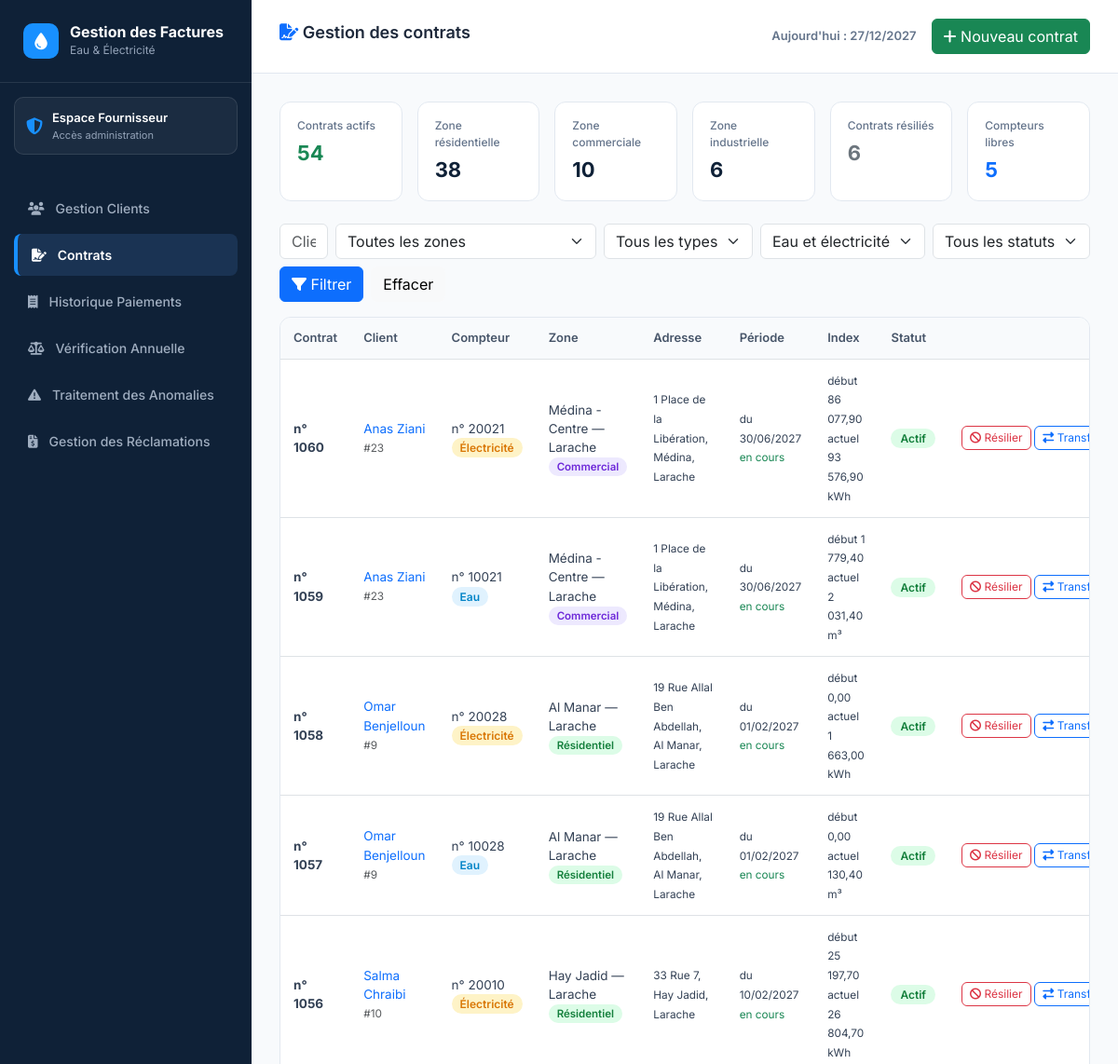
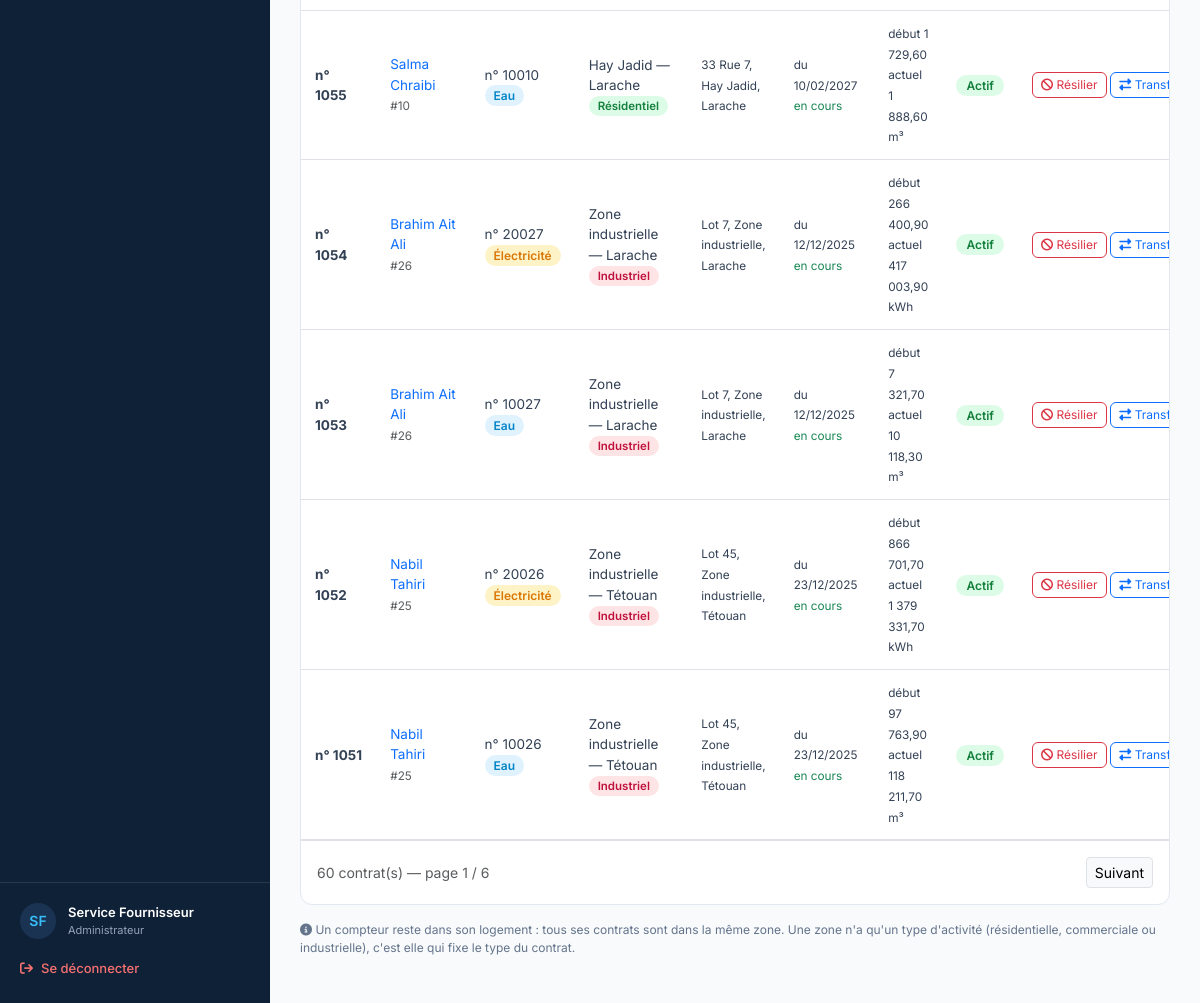
Page /index.php?page=contrats (signed in) on the committed database (2 pictures, top to bottom).
### tables this page shows
CREATE TABLE `contrat` (
  `ID_Contrat` int(11) NOT NULL AUTO_INCREMENT,
  `ID_Client` int(11) NOT NULL,
  `ID_Compteur` int(11) NOT NULL,
  `ID_Quartier` int(11) NOT NULL,
  `Adresse_Branchement` varchar(255) DEFAULT NULL,
  `Date_Debut` date NOT NULL,
  `Date_Fin` date DEFAULT NULL,
  `Index_Debut` decimal(12,2) NOT NULL DEFAULT 0.00,
  `Index_Fin` decimal(12,2) DEFAULT NULL,
  `Statut` enum('Actif','Resilie') NOT NULL DEFAULT 'Actif',
  `Motif_Fin` enum('Resiliation','Demenagement','Transfert') DEFAULT NULL,
  `ID_Admin` int(11) DEFAULT NULL,
  `Date_Creation` datetime DEFAULT current_timestamp(),
  `Compteur_Actif` int(11) GENERATED ALWAYS AS (if(`Statut` = 'Actif',`ID_Compteur`,NULL)) STORED,
  PRIMARY KEY (`ID_Contrat`),
  UNIQUE KEY `uq_contrat_compteur_actif` (`Compteur_Actif`),
  KEY `fk_contrat_client` (`ID_Client`),
  KEY `fk_contrat_compteur` (`ID_Compteur`),
  KEY `fk_contrat_quartier` (`ID_Quartier`),
  KEY `fk_contrat_admin` (`ID_Admin`),
  KEY `idx_contrat_statut` (`Statut`),
  CONSTRAINT `fk_contrat_admin` FOREIGN KEY (`ID_Admin`) REFERENCES `admin` (`ID_Admin`) ON DELETE SET NULL ON UPDATE CASCADE,
  CONSTRAINT `fk_contrat_client` FOREIGN KEY (`ID_Client`) REFERENCES `client` (`ID_Client`) ON DELETE CASCADE ON UPDATE CASCADE,
  CONSTRAINT `fk_contrat_compteur` FOREIGN KEY (`ID_Compteur`) REFERENCES `compteur` (`ID_Compteur`),
  CONSTRAINT `fk_contrat_quartier` FOREIGN KEY (`ID_Quartier`) REFERENCES `quartier` (`ID_Quartier`) ON UPDATE CASCADE
);

CREATE TABLE `type_activite` (
  `ID_Type_Activite` int(11) NOT NULL AUTO_INCREMENT,
  `Libelle` varchar(50) NOT NULL,
  `Description` varchar(255) DEFAULT NULL,
  PRIMARY KEY (`ID_Type_Activite`),
  UNIQUE KEY `uq_type_activite_libelle` (`Libelle`)
);

### BD/Consommation.php (called while the page is built, shortened)
<?php
function consoConnexion()
{
    static $cnx = null;
    if ($cnx === null || !mysqli_ping($cnx)) {
        $cnx = Connexion();
    }
    return $cnx;
}
function consoSelect($sql, $types = null, $params = [])
{
    $cnx = consoConnexion();
    $stmt = mysqli_prepare($cnx, $sql);
    if ($types && !empty($params)) {
        mysqli_stmt_bind_param($stmt, $types, ...$params);
    }
    mysqli_stmt_execute($stmt);
    $resultat = mysqli_stmt_get_result($stmt);
    $donnees = [];
    if ($resultat) {
        while ($ligne = mysqli_fetch_assoc($resultat)) {
            $donnees[] = $ligne;
        }
    }
    return $donnees;
}

### BD/Contrat.php (called while the page is built, shortened)
<?php
require_once __DIR__ . '/Consommation.php';
function filtreContratsSql($f)
{
    $where = [];
    $types = '';
    $params = [];
    return [$where ? ' WHERE ' . implode(' AND ', $where) : '', $types, $params];
}
function getContrats($f = [], $limite = 10, $decalage = 0)
{
    [$where, $types, $params] = filtreContratsSql($f);
    $types   .= 'ii';
    $params[] = (int) $limite;
    $params[] = (int) $decalage;
    return consoSelect(SQL_CONTRAT . $where
        . " ORDER BY (ct.Statut = 'Actif') DESC, ct.ID_Contrat DESC LIMIT ? OFFSET ?", $types, $params);
}
function getCompteursLibresPourContrat()
{
    return consoSelect(
        "SELECT cp.ID_Compteur, cp.Type_Compteur,
                " . SQL_DERNIER_INDEX . " AS Dernier_Index,
                d.ID_Quartier AS Dernier_Quartier, d.Adresse_Branchement AS Derniere_Adresse
           FROM compteur cp
           LEFT JOIN contrat d ON d.ID_Contrat = (SELECT MAX(y.ID_Contrat) FROM contrat y WHERE y.ID_Compteur = cp.ID_Compteur)
          WHERE cp.ID_Client IS NULL
          ORDER BY cp.Type_Compteur, cp.ID_Compteur"
    );
}

### traitement/contrat.php (called while the page is built, shortened)
<?php
require_once __DIR__ . '/Regles.php';
require_once __DIR__ . '/../BD/Contrat.php';
function aujourdhuiContrat()
{
    return date('Y-m-d', maintenant());
}
function fr($n)
{
    return number_format((float) $n, 2, ',', ' ');
}
function dateContratFr($d)
{
    return $d ? date('d/m/Y', strtotime($d)) : '—';
}
function preparerPageContrats()
{
    $f = [
        'client'   => max(0, (int) ($_GET['client'] ?? 0)),
        'quartier' => max(0, (int) ($_GET['quartier'] ?? 0)),
        'activite' => max(0, (int) ($_GET['activite'] ?? 0)),
        'statut'   => in_array($_GET['statut'] ?? '', ['Actif', 'Resilie'], true) ? $_GET['statut'] : '',
        'type'     => in_array($_GET['type'] ?? '', ['Eau', 'Electricite'], true) ? $_GET['type'] : '',
        'q'        => trim((string) ($_GET['q'] ?? '')),
    ];
    $total = compterContrats($f);
    $pages = max(1, (int) ceil($total / CONTRATS_PAR_PAGE));
    $page  = min($pages, max(1, (int) ($_GET['p'] ?? 1)));
    $lignes = [];
    foreach (getContrats($f, CONTRATS_PAR_PAGE, ($page - 1) * CONTRATS_PAR_PAGE) as $c) {
        $c['unite']        = $c['Type_Compteur'] === 'Eau' ? 'm³' : 'kWh';
        $c['client']       = trim($c['Prenom'] . ' ' . $c['Nom']);
        $c['zone']         = $c['Quartier'] . ' — ' . $c['Ville'];
        $c['actif']        = $c['Statut'] === 'Actif';
        $c['motif']        = MOTIFS_FIN[$c['Motif_Fin']] ?? '';
        $lignes[] = $c;
    }
    $clientFiltre = null;
    $msg = $_SESSION['contrat_msg'] ?? null;
    $filtresUrl = array_filter($f + ['p' => $page]);
    return [
        'lignes'       => $lignes,
        'total'        => $total,
        'page'         => $page,
        'pages'        => $pages,
        'filtres'      => $f,
        'retour'       => http_build_query($filtresUrl),
        'stats'        => statistiquesContrats(),
        'quartiers'    => getQuartiers(),
        'activites'    => getTypesActivite(),
        'clients'      => getClientsPourContrat(),
        'libres'       => getCompteursLibresPourContrat(),
        'clientFiltre' => $clientFiltre,
        'ouvrirCreation' => isset($_GET['nouveau']),
        'aujourdhui'   => aujourdhuiContrat(),
        'msg'          => $msg,
    ];
}

### traitement/Regles.php (called while the page is built, shortened)
<?php
if (!function_exists('maintenant')) {
    function maintenant()
    {
        return DATE_SIMULEE ? strtotime(DATE_SIMULEE . ' 12:00:00') : time();
    }
}

### BD/Quartier.php (called while the page is built, shortened)
<?php
require_once __DIR__ . '/Consommation.php';
function getQuartiers()
{
    return consoSelect(
        "SELECT q.ID_Quartier, q.Nom, q.Ville, q.ID_Type_Activite, t.Libelle AS Type_Activite
           FROM quartier q
           JOIN type_activite t ON t.ID_Type_Activite = q.ID_Type_Activite
          ORDER BY t.ID_Type_Activite, q.Ville, q.Nom"
    );
}

### IHM/fournisseur/contrats.php (the view, shortened to what this page needs)
<?php
if (!function_exists('h')) {
    function h($s) { return htmlspecialchars((string) $s, ENT_QUOTES, 'UTF-8'); }
}
$f = $d['filtres'];
$zonesParType = [];
foreach ($d['quartiers'] as $q) {
    $zonesParType[$q['Type_Activite']][] = $q;
}
function optionsZones($zonesParType, $selection = 0)
{
    $html = '<option value="">— Choisir la zone —</option>';
    foreach ($zonesParType as $type => $zones) {
        $html .= '<optgroup label="Zone ' . h($type) . '">';
        foreach ($zones as $q) {
            $html .= '<option value="' . (int) $q['ID_Quartier'] . '"' . ((int) $q['ID_Quartier'] === (int) $selection ? ' selected' : '')
                   . '>' . h($q['Nom'] . ' — ' . $q['Ville']) . '</option>';
        }
        $html .= '</optgroup>';
    }
    return $html;
}
function badgeActivite($libelle)
{
    $cls = ['Résidentiel' => 'act-res', 'Commercial' => 'act-com', 'Industriel' => 'act-ind'][$libelle] ?? 'act-res';
    return '<span class="badge-act ' . $cls . '">' . h($libelle) . '</span>';
}
function lienPage($f, $p)
{
    return 'index.php?' . http_build_query(['page' => 'contrats'] + array_filter($f) + ['p' => $p]);
}
?>
<!DOCTYPE html>
<html lang="fr">
<head>
    <link rel="stylesheet" href="https://cdnjs.cloudflare.com/ajax/libs/font-awesome/6.4.0/css/all.min.css">
    <link href="https://cdn.jsdelivr.net/npm/bootstrap@5.3.0/dist/css/bootstrap.min.css" rel="stylesheet">
</head>
<body>
<div class="sidebar">
    <div class="sidebar-brand">
        <div class="logo-icon"><i class="fa-solid fa-droplet"></i></div>
        <div>
            <div class="brand-text">Gestion des Factures</div>
            <div class="brand-sub">Eau & Électricité</div>
        </div>
    </div>
    <div class="sidebar-card-box">
        <i class="fa-solid fa-shield-halved"></i>
        <div>
            <div class="box-title">Espace Fournisseur</div>
            <div class="box-sub">Accès administration</div>
        </div>
    </div>
    <?php require __DIR__ . '/menu.php'; ?>
    <div class="sidebar-footer">
        <div class="user-profile">
            <div class="user-avatar">SF</div>
            <div class="user-info">
                <div class="user-name">Service Fournisseur</div>
                <div class="user-role">Administrateur</div>
            </div>
        </div>
        <a href="index.php?page=logout" class="logout-btn"><i class="fa-solid fa-arrow-right-from-bracket"></i> Se déconnecter</a>
    </div>
</div>
<div class="main-content">
    <div class="header">
        <h1><i class="fa-solid fa-file-signature text-primary"></i> Gestion des contrats</h1>
        <div class="d-flex align-items-center gap-3">
            <span style="font-weight: 600; color: #64748B; font-size: 13px;">Aujourd'hui : <?= h(date('d/m/Y', strtotime($d['aujourdhui']))) ?></span>
            <button type="button" class="btn btn-success" data-bs-toggle="modal" data-bs-target="#mCreer"><i class="fa-solid fa-plus"></i> Nouveau contrat</button>
        </div>
    </div>
    <div class="container-fluid">
        <div class="row g-3 mb-4">
            <?php foreach ([
                ['Contrats actifs', $d['stats']['actifs'] ?? 0, 'text-success'],
                ['Zone résidentielle', $d['stats']['residentiel'] ?? 0, ''],
                ['Zone commerciale', $d['stats']['commercial'] ?? 0, ''],
                ['Zone industrielle', $d['stats']['industriel'] ?? 0, ''],
                ['Contrats résiliés', $d['stats']['resilies'] ?? 0, 'text-secondary'],
                ['Compteurs libres', $d['stats']['libres'] ?? 0, 'text-primary'],
            ] as [$titre, $val, $cls]): ?>
                <div class="col-6 col-md-4 col-xl-2">
                    <div class="stat-card"><div class="stat-title"><?= h($titre) ?></div><div class="stat-value <?= $cls ?>"><?= (int) $val ?></div></div>
                </div>
            <?php endforeach; ?>
        </div>
        <form method="GET" action="index.php" class="row g-2 mb-3 align-items-end">
            <div class="col-lg"><input type="text" name="q" class="form-control" placeholder="Client, n° contrat, n° compteur, adresse…" value="<?= h($f['q']) ?>"></div>
            <div class="col-lg-auto"><select name="quartier" class="form-select"><?= str_replace('— Choisir la zone —', 'Toutes les zones', optionsZones($zonesParType, $f['quartier'])) ?></select></div>
            <div class="col-lg-auto"><select name="activite" class="form-select">
                <option value="">Tous les types</option>
            </select></div>
            <div class="col-lg-auto"><select name="type" class="form-select">
                <option value="">Eau et électricité</option>
            </select></div>
            <div class="col-lg-auto"><select name="statut" class="form-select">
                <option value="">Tous les statuts</option>
            </select></div>
            <div class="col-lg-auto d-flex gap-2">
                <button class="btn btn-primary" type="submit"><i class="fa-solid fa-filter"></i> Filtrer</button>
                <a class="btn btn-light" href="index.php?page=contrats<?= $f['client'] ? '&client=' . (int) $f['client'] : '' ?>">Effacer</a>
            </div>
        </form>
        <div class="table-card">
            <div class="table-responsive">
                <table class="table mb-0 align-middle">
                    <thead>
                        <tr><th>Contrat</th><th>Client</th><th>Compteur</th><th>Zone</th><th>Adresse</th>
                            <th>Période</th><th>Index</th><th>Statut</th><th class="text-end">Actions</th></tr>
                    </thead>
                    <tbody>
                    <?php foreach ($d['lignes'] as $c):
                        $json = h(json_encode([
                            'id' => (int) $c['ID_Contrat'], 'client' => $c['client'], 'idClient' => (int) $c['ID_Client'],
                            'compteur' => (int) $c['ID_Compteur'], 'type' => $c['Type_Compteur'], 'unite' => $c['unite'],
                            'dernierIndex' => (float) $c['Dernier_Index'], 'debut' => $c['Date_Debut'],
                            'quartier' => (int) $c['ID_Quartier'], 'zone' => $c['zone'] . ' (' . $c['Type_Activite'] . ')',
                        ], JSON_UNESCAPED_UNICODE)); ?>
                        <tr>
                            <td class="fw-bold">n° <?= (int) $c['ID_Contrat'] ?></td>
                            <td><a href="index.php?page=contrats&client=<?= (int) $c['ID_Client'] ?>" class="text-decoration-none"><?= h($c['client']) ?></a>
                                <br><small class="text-muted">#<?= (int) $c['ID_Client'] ?></small></td>
                            <td>n° <?= (int) $c['ID_Compteur'] ?><br>
                                <span class="<?= $c['Type_Compteur'] === 'Eau' ? 'badge-eau' : 'badge-elec' ?>"><?= $c['Type_Compteur'] === 'Eau' ? 'Eau' : 'Électricité' ?></span></td>
                            <td><?= h($c['zone']) ?><br><?= badgeActivite($c['Type_Activite']) ?></td>
                            <td style="max-width:200px"><small><?= h($c['Adresse_Branchement'] ?: '—') ?></small></td>
                            <td><small>du <?= h(dateContratFr($c['Date_Debut'])) ?><br>
                                <?= $c['actif'] ? '<span class="text-success">en cours</span>' : 'au ' . h(dateContratFr($c['Date_Fin'])) ?></small></td>
                            <td><small>début <?= h(fr($c['Index_Debut'])) ?><br>
                                <?= $c['actif'] ? 'actuel ' . h(fr($c['Dernier_Index'])) : 'fin ' . h(fr($c['Index_Fin'])) ?> <?= h($c['unite']) ?></small></td>
                            <td><?php if ($c['actif']): ?><span class="st-actif">Actif</span>
                                <?php else: ?><span class="st-resilie">Résilié</span><br><small class="text-muted"><?= h($c['motif']) ?></small><?php endif; ?></td>
                            <td class="text-end" style="white-space:nowrap">
                                <?php if ($c['actif']): ?>
                                    <button class="btn btn-outline-danger btn-xs" data-bs-toggle="modal" data-bs-target="#mResilier" data-ct="<?= $json ?>" title="Résilier"><i class="fa-solid fa-ban"></i> Résilier</button>
                                    <button class="btn btn-outline-primary btn-xs" data-bs-toggle="modal" data-bs-target="#mTransferer" data-ct="<?= $json ?>" title="Nouvel occupant du même logement"><i class="fa-solid fa-right-left"></i> Transférer</button>
                                <?php endif; ?>
                            </td>
                        </tr>
                    <?php endforeach; ?>
                    </tbody>
                </table>
            </div>
            <div class="d-flex justify-content-between align-items-center p-3 border-top">
                <small class="text-muted"><?= (int) $d['total'] ?> contrat(s) — page <?= (int) $d['page'] ?> / <?= (int) $d['pages'] ?></small>
                <div class="d-flex gap-2">
                    <?php if ($d['page'] < $d['pages']): ?><a class="btn btn-sm btn-light border" href="<?= h(lienPage($f, $d['page'] + 1)) ?>">Suivant</a><?php endif; ?>
                </div>
            </div>
        </div>
        <p class="aide mt-3"><i class="fa-solid fa-circle-info"></i>
            Un compteur reste dans son logement : tous ses contrats sont dans la même zone. Une zone n'a qu'un type d'activité
            (résidentielle, commerciale ou industrielle), c'est elle qui fixe le type du contrat.</p>
    </div>
</div>
</body>
</html>

### rows in the picture
contrat: ID_Contrat "1060", client "Anas Ziani", ID_Client "23", ID_Compteur "20021", shows "Électricité", zone "Médina - Centre — Larache", type_activite.Libelle "Commercial", Adresse_Branchement "1 Place de la Libération, Médina, Larache", Date_Debut "30/06/2027", Index_Debut "86 077,90", Dernier_Index "93 576,90", unite "kWh"
contrat: ID_Contrat "1059", client "Anas Ziani", ID_Client "23", ID_Compteur "10021", shows "Eau", zone "Médina - Centre — Larache", type_activite.Libelle "Commercial", Adresse_Branchement "1 Place de la Libération, Médina, Larache", Date_Debut "30/06/2027", Index_Debut "1 779,40", Dernier_Index "2 031,40", unite "m³"
contrat: ID_Contrat "1058", client "Omar Benjelloun", ID_Client "9", ID_Compteur "20028", shows "Électricité", zone "Al Manar — Larache", type_activite.Libelle "Résidentiel", Adresse_Branchement "19 Rue Allal Ben Abdellah, Al Manar, Larache", Date_Debut "01/02/2027", Index_Debut "0,00", Dernier_Index "1 663,00", unite "kWh"
contrat: ID_Contrat "1057", client "Omar Benjelloun", ID_Client "9", ID_Compteur "10028", shows "Eau", zone "Al Manar — Larache", type_activite.Libelle "Résidentiel", Adresse_Branchement "19 Rue Allal Ben Abdellah, Al Manar, Larache", Date_Debut "01/02/2027", Index_Debut "0,00", Dernier_Index "130,40", unite "m³"
contrat: ID_Contrat "1056", client "Salma Chraibi", ID_Client "10", ID_Compteur "20010", shows "Électricité", zone "Hay Jadid — Larache", type_activite.Libelle "Résidentiel", Adresse_Branchement "33 Rue 7, Hay Jadid, Larache", Date_Debut "10/02/2027", Index_Debut "25 197,70", Dernier_Index "26 804,70", unite "kWh"
contrat: ID_Contrat "1055", client "Salma Chraibi", ID_Client "10", ID_Compteur "10010", shows "Eau", zone "Hay Jadid — Larache", type_activite.Libelle "Résidentiel", Adresse_Branchement "33 Rue 7, Hay Jadid, Larache", Date_Debut "10/02/2027", Index_Debut "1 729,60", Dernier_Index "1 888,60", unite "m³"
contrat: ID_Contrat "1054", client "Brahim Ait Ali", ID_Client "26", ID_Compteur "20027", shows "Électricité", zone "Zone industrielle — Larache", type_activite.Libelle "Industriel", Adresse_Branchement "Lot 7, Zone industrielle, Larache", Date_Debut "12/12/2025", Index_Debut "266 400,90", Dernier_Index "417 003,90", unite "kWh"
contrat: ID_Contrat "1053", client "Brahim Ait Ali", ID_Client "26", ID_Compteur "10027", shows "Eau", zone "Zone industrielle — Larache", type_activite.Libelle "Industriel", Adresse_Branchement "Lot 7, Zone industrielle, Larache", Date_Debut "12/12/2025", Index_Debut "7 321,70", Dernier_Index "10 118,30", unite "m³"
contrat: ID_Contrat "1052", client "Nabil Tahiri", ID_Client "25", ID_Compteur "20026", shows "Électricité", zone "Zone industrielle — Tétouan", type_activite.Libelle "Industriel", Adresse_Branchement "Lot 45, Zone industrielle, Tétouan", Date_Debut "23/12/2025", Index_Debut "866 701,70", Dernier_Index "1 379 331,70", unite "kWh"
contrat: ID_Contrat "1051", client "Nabil Tahiri", ID_Client "25", ID_Compteur "10026", shows "Eau", zone "Zone industrielle — Tétouan", type_activite.Libelle "Industriel", Adresse_Branchement "Lot 45, Zone industrielle, Tétouan", Date_Debut "23/12/2025", Index_Debut "97 763,90", Dernier_Index "118 211,70", unite "m³"

### other values in the picture
$libelle "Gestion Clients"
$libelle "Contrats"
$libelle "Historique Paiements"
$libelle "Vérification Annuelle"
$libelle "Traitement des Anomalies"
$libelle "Gestion des Réclamations"
date('d/m/Y', strtotime($d['aujourdhui'])) "27/12/2027"
$titre "Contrats actifs"
$val "54"
$titre "Zone résidentielle"
$val "38"
$titre "Zone commerciale"
$val "10"
$titre "Zone industrielle"
$val "6"
